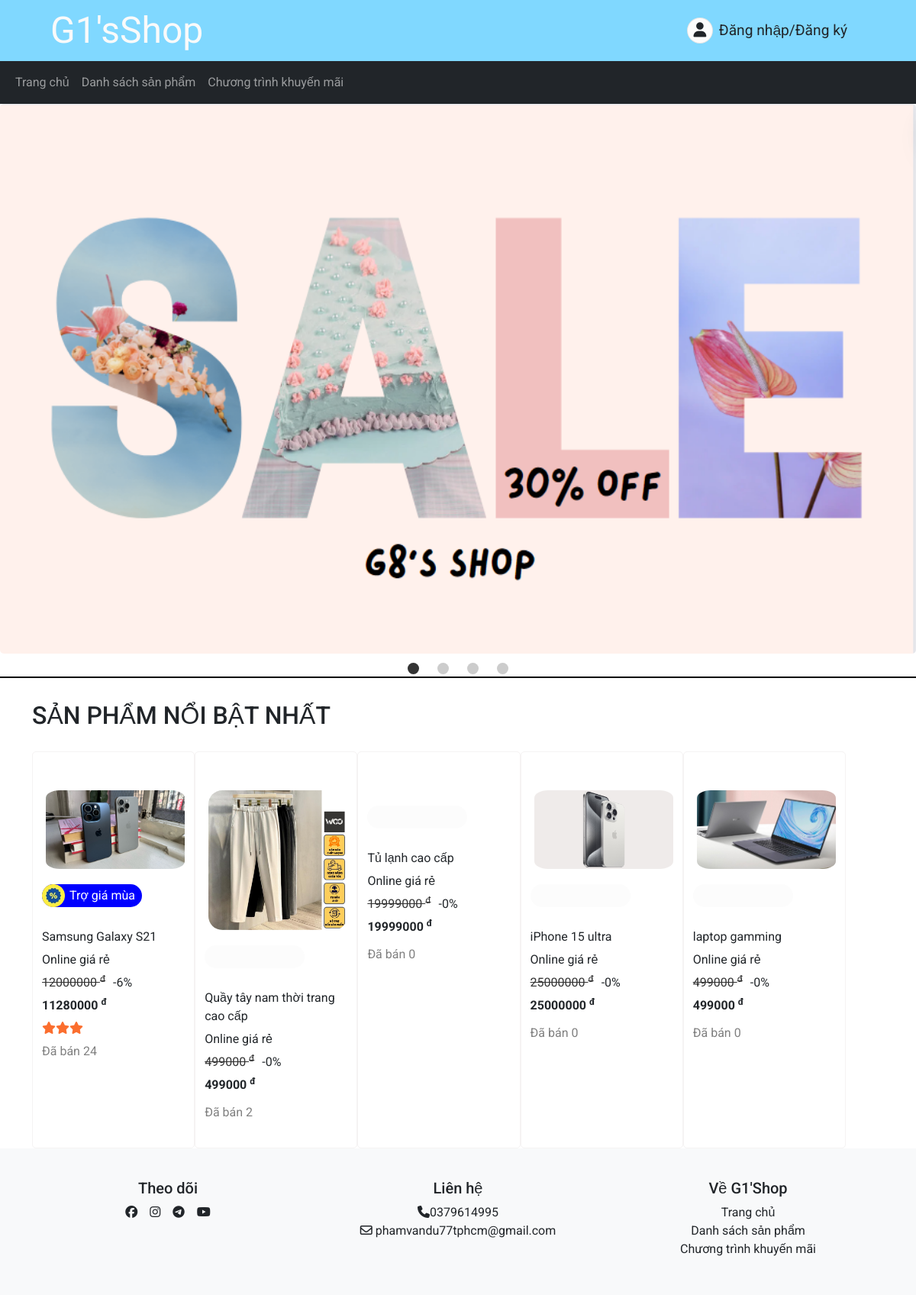
The page / on the database its author committed.
### tables this page shows
CREATE TABLE IF NOT EXISTS `sanpham` (
  `id` int(11) NOT NULL AUTO_INCREMENT,
  `tenSanPham` varchar(255) NOT NULL,
  `giaBan` int(11) NOT NULL,
  `idLoaiSP` int(11) DEFAULT NULL,
  `src` varchar(255) DEFAULT '/SaleSphere/STATIC/assets/default.png',
  `moTa` text DEFAULT NULL,
  `maDVT` int(11) DEFAULT NULL,
  `trangthai` int(11) DEFAULT NULL,
  `giaNhap` int(11) DEFAULT NULL,
  PRIMARY KEY (`id`),
  KEY `idLoaiSP` (`idLoaiSP`),
  KEY `maDVT` (`maDVT`),
  CONSTRAINT `sanpham_ibfk_1` FOREIGN KEY (`idLoaiSP`) REFERENCES `loaisp` (`id`),
  CONSTRAINT `sanpham_ibfk_2` FOREIGN KEY (`maDVT`) REFERENCES `donvitinh` (`id`)
);

### MODEL/SanPhamModel.php (called while the page is built, shortened)
<?php
class SanPhamModel {
    public function getListSPNoiBac(){
        $db = new Database();
        $conn = $db->getConnection();
        $sql = "SELECT s.tenSanPham,s.id, s.giaBan, s.src, k.giaTri, k.background,SUM(cthd.soluong) AS TongSoLuongBanDuoc,
        k.tenKhuyenMai,
        CASE
            WHEN AVG(dg.star) - FLOOR(AVG(dg.star)) >= 0.5 THEN CEIL(AVG(dg.star))
            ELSE FLOOR(AVG(dg.star))
        END AS TrungBinhStar,
        k.hansudung
        FROM sanpham s
        LEFT JOIN chitietkhuyenmai ctk ON s.id = ctk.idsanpham
        LEFT JOIN khuyenmai k ON ctk.idkhuyenmai = k.id
        LEFT JOIN danhgia dg ON s.id = dg.idsanpham
        LEFT JOIN chitiethoadon cthd ON s.id = cthd.idsanpham
        WHERE s.trangthai=1
        GROUP BY cthd.idsanpham, s.tenSanPham, s.giaBan, s.src, k.giaTri, k.tenKhuyenMai, k.hansudung
        ORDER BY TongSoLuongBanDuoc DESC
        LIMIT 5;
        ";
        $result = $conn->query($sql);
        $sanphamList = array();
        if ($result->num_rows > 0) {
            while ($row = $result->fetch_assoc()) {
                $sanphamList[] = $row;
            }
        }
        return $sanphamList;
    }
}
?>

### CONTROLLER/SanPhamController.php (called while the page is built, shortened)
<?php
class SanPhamController {
    public $sanphamModel;
    public function __construct() {
        require_once __DIR__.'\..\MODEL\SanPhamModel.php';
        $this->sanphamModel = new SanPhamModel();
    }
    public function getDataForViewNoiBac() {
        return $this->sanphamModel->getListSPNoiBac();
    }
}
?>

### VIEWS/homepage/homepage.php (the view, shortened to what this page needs)
<!DOCTYPE html>
<html lang="en">
<head>
    <link rel="stylesheet" type="text/css" href="/SaleSphere/STATIC/css/index.css">
</head>
<body>
<?php
    require_once __DIR__.'\..\..\CONTROLLER\SanPhamController.php';
    $sanphamController = new SanPhamController();
    $sanphamListnoibac = $sanphamController->getDataForViewNoiBac();
    ?>
    <section id="slider">
        <div class="aspect-ratio-169">
            <img src="/SaleSphere/STATIC/assets/poster.png">
        </div>
        <div class="dot-container">
            <div class="dot active"></div>
            <div class="dot"></div>
            <div class="dot"></div>
            <div class="dot"></div>
        </div>
    </section>
    <section class="product-gallery-one">
        <div class="container">
            <div class="product-gallery-content">
                <div class="product-gallery-tittle">
                    <h2>SẢN PHẨM NỔI BẬT NHẤT</h2>
                </div>
                <div class="product-gallery-content-product">
                <?php if(isset($sanphamListnoibac) && !empty($sanphamListnoibac)) {?>
            <?php foreach ($sanphamListnoibac as $sanpham): ?>
                <div class="product-gallery-content-product-item" onclick="detailproduct(<?php echo $sanpham['id']; ?>)">
                <div class="split-img">
                <img src="<?php echo $sanpham['src']; ?>" alt="" class="image-product-vip">
                </div>
                <div class="product-gallery-content-product-text" >
                <?php if ($sanpham['tenKhuyenMai']!=null && (strtotime($sanpham['hansudung'])>time() || strtotime($sanpham['hansudung'])==null)){ ?>
                    <?php if ($sanpham['background']!=null){ ?>
                    <li style="background-color:<?php echo  $sanpham['background'];  }?>;"><img src="/SaleSphere/STATIC/assets/icon-percent.webp" alt="">
                        <p><?php
                            echo $sanpham['tenKhuyenMai'];
                            ?></p>
                    </li>
                    <?php }
                    else{
                        echo '<li style="background-color: #fcfcfc;"></li>';
                    }?>
                    <li><?php echo $sanpham['tenSanPham']; ?></li>
                    <li>Online giá rẻ</li>
                    <li><a href=""><?php echo $sanpham['giaBan']; ?> <sup>đ</sup></a><span>-<?php if($sanpham['giaTri']!=null){echo $sanpham['giaTri'];}else{echo "0";} ?>%</span></li>
                    <li><?php if($sanpham['giaTri']!=null){
                        $value=$sanpham['giaBan'];
                        $khuyenmai=$sanpham['giaTri'];
                        $giaban= $value - $value *$khuyenmai/100;
                        echo $giaban;}else{echo $sanpham['giaBan'];} ?> <sup>đ</sup></li>
                    <li>
                        <?php
                        if ($sanpham['TrungBinhStar']!=null){
                            for ($i=0;$i<$sanpham['TrungBinhStar'];$i++){
                                echo '<i class="fa-solid fa-star" style="color: #FB6E2E;"></i>';
                            }
                        }
                        ?>
                    </li>
                    <li>
                        <p style="color: gray;">Đã bán <?php if($sanpham['TongSoLuongBanDuoc']!=null){echo$sanpham['TongSoLuongBanDuoc'];}
                        else{
                            echo "0";
                        }?></p>
                    </li>
                </div>
            </div>
            <?php endforeach; ?>
            <?php }else{
                echo "không có sản phẩm nào";
            } ?>
                </div>
            </div>
        </div>
    </section>
</body>
</html>

### rows shown on the page
sanpham: src (picture), tenKhuyenMai "Trợ giá mùa dịch", tenSanPham "Samsung Galaxy S21", giaBan "12000000", giaTri "6", giaban "11280000", TongSoLuongBanDuoc "24"
sanpham: src (picture), tenSanPham "Quầy tây nam thời trang cao cấp", giaBan "499000", TongSoLuongBanDuoc "2"
sanpham: tenSanPham "Tủ lạnh cao cấp", giaBan "19999000"
sanpham: src (picture), tenSanPham "iPhone 15 ultra", giaBan "25000000"
sanpham: src (picture), tenSanPham "laptop gamming", giaBan "499000"
